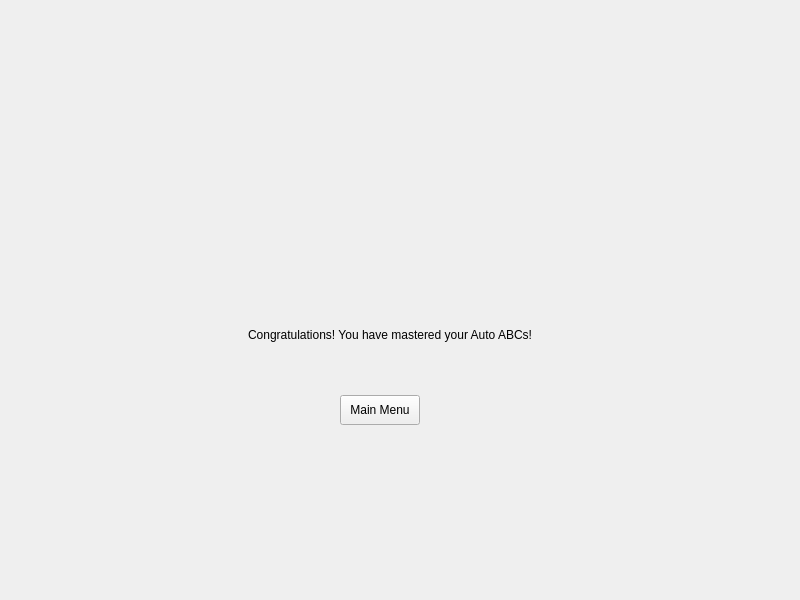
<?xml version="1.0" encoding="UTF-8"?>
<ui version="4.0">
 <class>VictoryForm</class>
 <widget class="QWidget" name="VictoryForm">
  <property name="geometry">
   <rect>
    <x>0</x>
    <y>0</y>
    <width>800</width>
    <height>600</height>
   </rect>
  </property>
  <property name="windowTitle">
   <string>Form</string>
  </property>
  <widget class="SceneWidget" name="sceneWidget" native="true">
   <property name="geometry">
    <rect>
     <x>0</x>
     <y>0</y>
     <width>800</width>
     <height>600</height>
    </rect>
   </property>
  </widget>
  <widget class="QLabel" name="victoryTextLabel">
   <property name="geometry">
    <rect>
     <x>-10</x>
     <y>300</y>
     <width>800</width>
     <height>70</height>
    </rect>
   </property>
   <property name="text">
    <string>Congratulations! You have mastered your Auto ABCs!</string>
   </property>
   <property name="alignment">
    <set>Qt::AlignmentFlag::AlignCenter</set>
   </property>
  </widget>
  <widget class="QPushButton" name="tableOfContentsButton">
   <property name="geometry">
    <rect>
     <x>340</x>
     <y>395</y>
     <width>80</width>
     <height>30</height>
    </rect>
   </property>
   <property name="text">
    <string>Main Menu</string>
   </property>
  </widget>
  <widget class="QLabel" name="victoryImageLabel">
   <property name="geometry">
    <rect>
     <x>310</x>
     <y>130</y>
     <width>141</width>
     <height>161</height>
    </rect>
   </property>
   <property name="text">
    <string/>
   </property>
   <property name="pixmap">
    <pixmap resource="resources.qrc">:/images/car-svg.svg</pixmap>
   </property>
   <property name="scaledContents">
    <bool>true</bool>
   </property>
  </widget>
  <zorder>victoryImageLabel</zorder>
  <zorder>sceneWidget</zorder>
  <zorder>victoryTextLabel</zorder>
  <zorder>tableOfContentsButton</zorder>
 </widget>
 <customwidgets>
  <customwidget>
   <class>SceneWidget</class>
   <extends>QWidget</extends>
   <header>scenewidget.h</header>
   <container>1</container>
  </customwidget>
 </customwidgets>
 <resources>
  <include location="resources.qrc"/>
 </resources>
 <connections/>
</ui>
